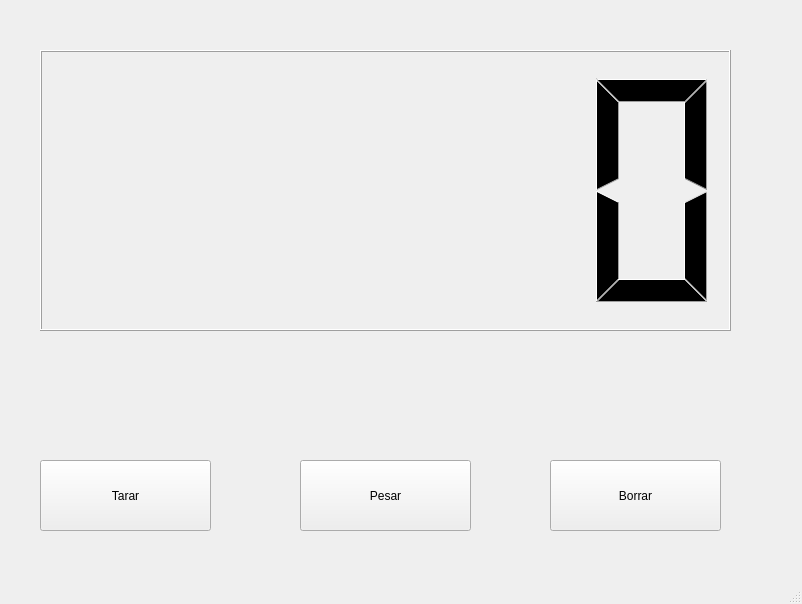
<?xml version="1.0" encoding="UTF-8"?>
<ui version="4.0">
 <class>MainWindow</class>
 <widget class="QMainWindow" name="MainWindow">
  <property name="geometry">
   <rect>
    <x>0</x>
    <y>0</y>
    <width>802</width>
    <height>604</height>
   </rect>
  </property>
  <property name="windowTitle">
   <string>MainWindow</string>
  </property>
  <widget class="QWidget" name="centralwidget">
   <widget class="QWidget" name="ctrlWidget" native="true">
    <property name="geometry">
     <rect>
      <x>10</x>
      <y>410</y>
      <width>761</width>
      <height>161</height>
     </rect>
    </property>
    <widget class="QPushButton" name="btnTarar">
     <property name="geometry">
      <rect>
       <x>30</x>
       <y>50</y>
       <width>171</width>
       <height>71</height>
      </rect>
     </property>
     <property name="text">
      <string>Tarar</string>
     </property>
    </widget>
    <widget class="QPushButton" name="btnPesar">
     <property name="geometry">
      <rect>
       <x>290</x>
       <y>50</y>
       <width>171</width>
       <height>71</height>
      </rect>
     </property>
     <property name="text">
      <string>Pesar</string>
     </property>
    </widget>
    <widget class="QPushButton" name="btnBorrar">
     <property name="geometry">
      <rect>
       <x>540</x>
       <y>50</y>
       <width>171</width>
       <height>71</height>
      </rect>
     </property>
     <property name="text">
      <string>Borrar</string>
     </property>
    </widget>
   </widget>
   <widget class="QWidget" name="wdgtVista" native="true">
    <property name="geometry">
     <rect>
      <x>20</x>
      <y>10</y>
      <width>741</width>
      <height>351</height>
     </rect>
    </property>
    <widget class="QWidget" name="horizontalLayoutWidget">
     <property name="geometry">
      <rect>
       <x>20</x>
       <y>40</y>
       <width>691</width>
       <height>281</height>
      </rect>
     </property>
     <layout class="QHBoxLayout" name="horizontalLayout">
      <item>
       <widget class="QLCDNumber" name="lcdNumber"/>
      </item>
     </layout>
    </widget>
   </widget>
  </widget>
  <widget class="QStatusBar" name="statusbar"/>
 </widget>
 <resources/>
 <connections/>
</ui>
